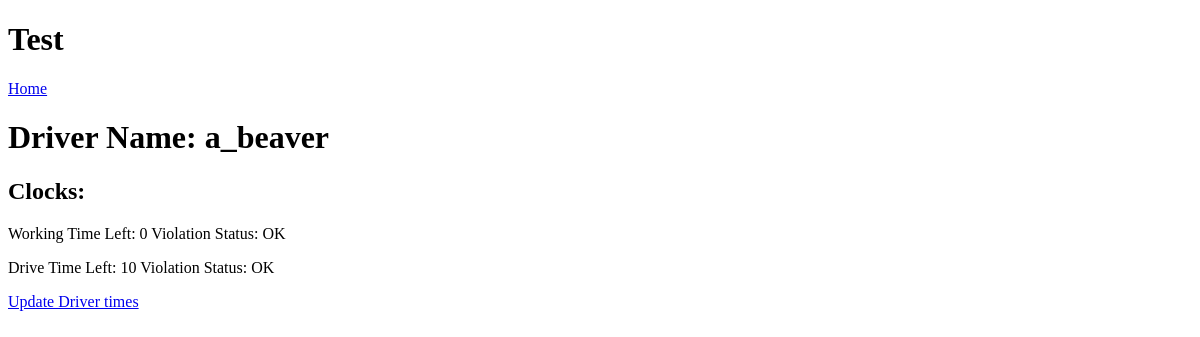
Before: /1/ with the older database file.
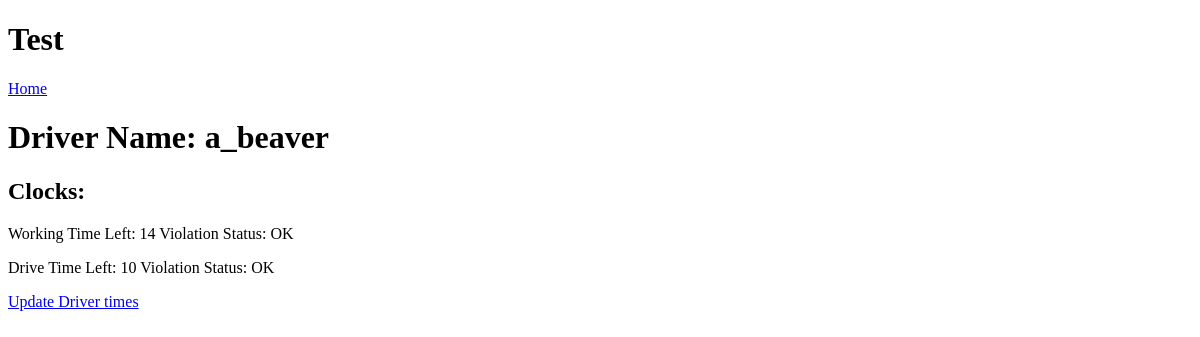
After: the same page with the newer database file.
### homework_api/models.py (models this page shows, shortened)
class Driver(models.Model):
    driver = models.ForeignKey(get_user_model(), on_delete=models.CASCADE)
    work_clock = models.IntegerField(default=14)
    drive_clock = models.IntegerField(default=10)
    work_status = models.CharField(max_length=100, default="OK")
    drive_status = models.CharField(max_length=100, default="OK")

### homework_api/views.py (the view)
# urls.py: path('<int:pk>/', DriverDetailView.as_view(), name='details'),
class DriverDetailView(DetailView):
    template_name='details.html'
    model = Driver

### templates/details.html
{% extends 'base.html' %}
{% block content %}
    <div>
        <h1>Driver Name: {{driver.driver}}</h1>
        <h2>Clocks:</h2>
        <p>Working Time Left: {{driver.work_clock}} Violation Status: {{ driver.work_status }}</p>
        <p>Drive Time Left: {{driver.drive_clock}} Violation Status: {{ driver.drive_status }}</p>
    </div>
    <a href="{% url 'update' driver.pk %}">Update Driver times</a>
{% endblock content %}

Changed rows visible on the page:
changed Driver "OK": work_clock "0" → "14"
